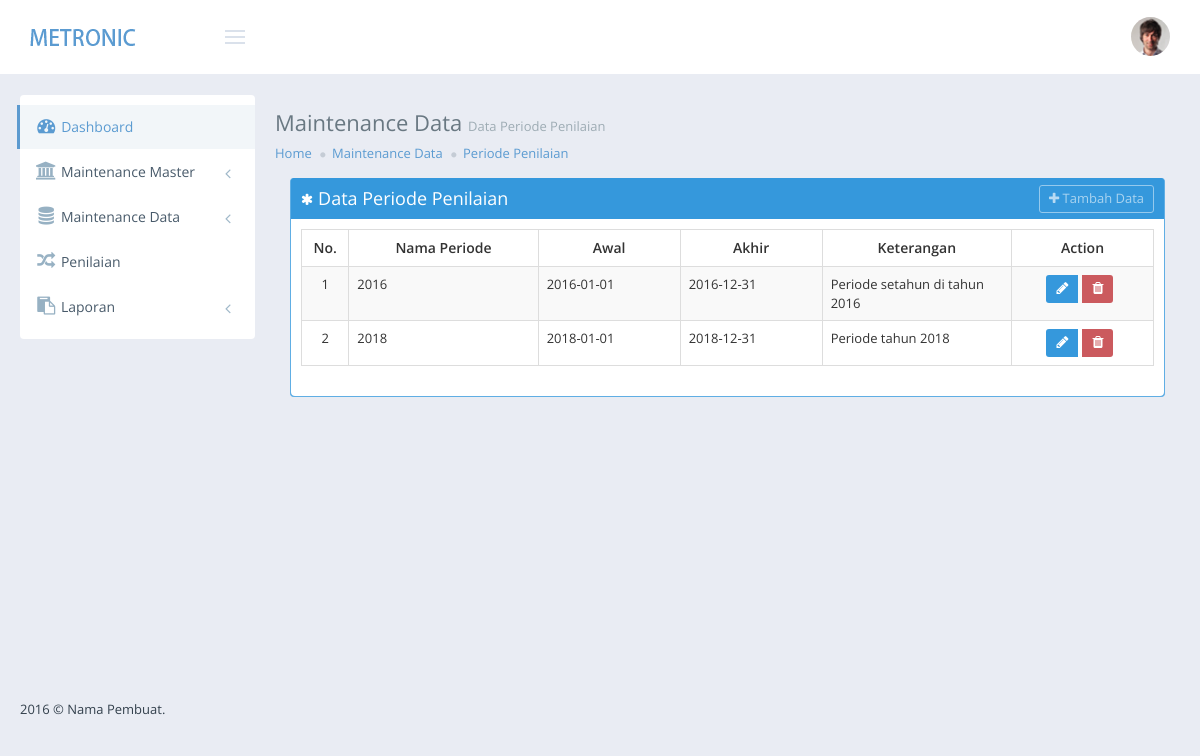
Page /index.php/master/periode on the committed database.
### tables this page shows
CREATE TABLE IF NOT EXISTS `periode_kehadiran_dan_penilaian` (
  `ID_PERIODE2` int(11) NOT NULL,
  `NAMA_PERIODE` varchar(50) DEFAULT NULL,
  `AWAL` date DEFAULT NULL,
  `AKHIR` date DEFAULT NULL,
  `KETERANGAN` varchar(100) DEFAULT NULL
);

### index.php (called while the page is built, shortened)
<?php
require_once BASEPATH.'core/CodeIgniter.php';

### application/models/M_Periode.php (called while the page is built, shortened)
<?php if ( ! defined('BASEPATH')) exit('No direct script access allowed');
class M_Periode extends CI_Model {
	public function get_all(){
		$this->db->select('*');
		$this->db->from('periode_kehadiran_dan_penilaian');
		return $this->db->get()->result();
	}
}

### application/views/master/periode.php (the view, shortened to what this page needs)
<div class="col-md-12 col-sm-12">
	<div class="portlet box blue">
		<div class="portlet-title">
			<div class="caption">
				<i class="fa fa-asterisk"></i>Data Periode Penilaian
			</div>
			<div class="actions">
				<a class="btn btn-default btn-sm" onClick="tambah()" data-toggle="modal" href="#modal" >
				<i class="fa fa-plus"></i> Tambah Data </a>
			</div>
		</div>
		<div class="portlet-body">
			<table class="table table-striped table-bordered table-hover" id="sample_3">
			<thead>
			<tr>
				<th style="width:5%;text-align:center;" >
					No.
				</th>
				<th style="width:20%;text-align:center;">
					 Nama Periode
				</th>
				<th style="width:15%;text-align:center;">
					 Awal
				</th>
				<th style="width:15%;text-align:center;">
					 Akhir
				</th>
				<th style="width:20%;text-align:center;">
					 Keterangan
				</th>
				<th style="width:15%;text-align:center;">
					 Action
				</th>
			</tr>
			</thead>
			<tbody>
			<?php
			$no = 1;
			foreach ($periode as $periode) : ?>
			<tr class="odd gradeX" id="r<?php echo $periode->ID_PERIODE2; ?>">
				<td style="text-align:center;">
					<?php echo $no++; ?>
				</td>
				<td>
					<?php echo ucfirst(strtolower($periode->NAMA_PERIODE)); ?>
				</td>
				<td>
					<?php echo ucfirst(strtolower($periode->AWAL)); ?>
				</td>
				<td>
					<?php echo ucfirst(strtolower($periode->AKHIR)); ?>
				</td>
				<td>
					<?php echo ucfirst(strtolower($periode->KETERANGAN)); ?>
				</td>
				<td style="text-align:center;">
					<div class="btn-group btn-group-sm btn-group-solid ">
						<a data-toggle="modal" href="#modal" class="btn blue" onclick="edit('<?php echo ucfirst(strtolower($periode->ID_PERIODE2)); ?>')"><i class="fa fa-pencil"></i></a>
						<button type="button" class="btn red" onclick="hapus('<?php echo $periode->ID_PERIODE2; ?>')"><i class="fa fa-trash"></i></button>
					</div>
				</td>
			</tr>
			<?php endforeach; ?>
			</tbody>
			</table>
		</div>
	</div>
</div>

### assets/admin/layout4/css/themes/light.css (style rules this page uses)
body { background: #e9ecf3; }

### rows in the picture
periode_kehadiran_dan_penilaian: NAMA_PERIODE "2016", AWAL "2016-01-01", AKHIR "2016-12-31", KETERANGAN "Periode setahun di tahun 2016"
periode_kehadiran_dan_penilaian: NAMA_PERIODE "2018", AWAL "2018-01-01", AKHIR "2018-12-31", KETERANGAN "Periode tahun 2018"

### other values in the picture
$breadcrumb1 "Maintenance Data"
$breadcrumb2 "Periode Penilaian"
